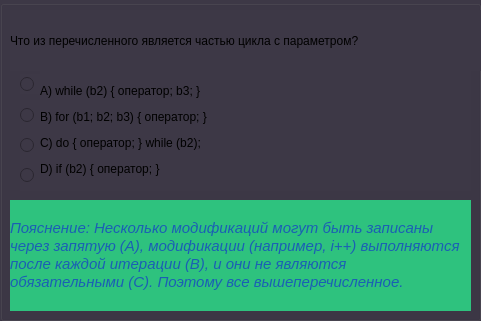
  <widget class="QGroupBox" name="group_first">
   <property name="geometry">
    <rect>
     <x>0</x>
     <y>50</y>
     <width>481</width>
     <height>321</height>
    </rect>
   </property>
   <property name="styleSheet">
    <string notr="true">background-color: rgb(61, 56, 70);</string>
   </property>
   <property name="title">
    <string/>
   </property>
   <widget class="QLabel" name="first_q">
    <property name="geometry">
     <rect>
      <x>10</x>
      <y>10</y>
      <width>461</width>
      <height>61</height>
     </rect>
    </property>
    <property name="text">
     <string>Что из перечисленного является частью цикла с параметром?</string>
    </property>
   </widget>
   <widget class="QLabel" name="third_q">
    <property name="geometry">
     <rect>
      <x>10</x>
      <y>10</y>
      <width>471</width>
      <height>61</height>
     </rect>
    </property>
    <property name="text">
     <string>&lt;html&gt;&lt;head/&gt;&lt;body&gt;&lt;p&gt;Какой оператор предпочтительнее использовать, когда число &lt;/p&gt;&lt;p&gt;итераций заранее неизвестно?&lt;/p&gt;&lt;/body&gt;&lt;/html&gt;</string>
    </property>
   </widget>
   <widget class="QLabel" name="fifth_q">
    <property name="geometry">
     <rect>
      <x>10</x>
      <y>10</y>
      <width>461</width>
      <height>61</height>
     </rect>
    </property>
    <property name="text">
     <string>&lt;html&gt;&lt;head/&gt;&lt;body&gt;&lt;p&gt;Какое из следующих выражений корректно описывает &lt;/p&gt;&lt;p&gt;модификации в цикле for?&lt;/p&gt;&lt;/body&gt;&lt;/html&gt;</string>
    </property>
   </widget>
   <widget class="QLabel" name="seven_q">
    <property name="geometry">
     <rect>
      <x>10</x>
      <y>10</y>
      <width>461</width>
      <height>61</height>
     </rect>
    </property>
    <property name="text">
     <string>&lt;html&gt;&lt;head/&gt;&lt;body&gt;&lt;p&gt;Какой оператор лучше всего подходит, если цикл должен быть &lt;/p&gt;&lt;p&gt;выполнен хотя бы один раз?&lt;/p&gt;&lt;/body&gt;&lt;/html&gt;</string>
    </property>
   </widget>
   <widget class="QLabel" name="ninth_q">
    <property name="geometry">
     <rect>
      <x>10</x>
      <y>10</y>
      <width>461</width>
      <height>61</height>
     </rect>
    </property>
    <property name="text">
     <string>&lt;html&gt;&lt;head/&gt;&lt;body&gt;&lt;p&gt;Какой из следующих вариантов является эквивалентом цикла &lt;/p&gt;&lt;p&gt;while для заданного for?&lt;/p&gt;&lt;/body&gt;&lt;/html&gt;</string>
    </property>
   </widget>
   <widget class="QLabel" name="first_ans">
    <property name="geometry">
     <rect>
      <x>40</x>
      <y>70</y>
      <width>431</width>
      <height>121</height>
     </rect>
    </property>
    <property name="text">
     <string>&lt;html&gt;&lt;head/&gt;&lt;body&gt;&lt;p&gt;A) Инициализация&lt;/p&gt;&lt;p&gt;B) Условие выполнения&lt;/p&gt;&lt;p&gt;C) Модификации&lt;/p&gt;&lt;p&gt;D) Все вышеперечисленное&lt;/p&gt;&lt;/body&gt;&lt;/html&gt;</string>
    </property>
   </widget>
   <widget class="QLabel" name="third_ans">
    <property name="geometry">
     <rect>
      <x>40</x>
      <y>70</y>
      <width>431</width>
      <height>121</height>
     </rect>
    </property>
    <property name="text">
     <string>&lt;html&gt;&lt;head/&gt;&lt;body&gt;&lt;p&gt;A) for&lt;/p&gt;&lt;p&gt;B) while&lt;/p&gt;&lt;p&gt;C) do while&lt;/p&gt;&lt;p&gt;D) foreach&lt;/p&gt;&lt;/body&gt;&lt;/html&gt;</string>
    </property>
   </widget>
   <widget class="QLabel" name="fifth_ans">
    <property name="geometry">
     <rect>
      <x>40</x>
      <y>70</y>
      <width>431</width>
      <height>121</height>
     </rect>
    </property>
    <property name="text">
     <string>&lt;html&gt;&lt;head/&gt;&lt;body&gt;&lt;p&gt;A) Они могут быть записаны через запятую.&lt;/p&gt;&lt;p&gt;B) Они выполняются после каждой итерации цикла.&lt;/p&gt;&lt;p&gt;C) Они не обязательны.&lt;/p&gt;&lt;p&gt;D) Все вышеперечисленное&lt;/p&gt;&lt;/body&gt;&lt;/html&gt;</string>
    </property>
   </widget>
   <widget class="QLabel" name="seven_ans">
    <property name="geometry">
     <rect>
      <x>40</x>
      <y>70</y>
      <width>361</width>
      <height>121</height>
     </rect>
    </property>
    <property name="text">
     <string>&lt;html&gt;&lt;head/&gt;&lt;body&gt;&lt;p&gt;A) for&lt;/p&gt;&lt;p&gt;B) while&lt;/p&gt;&lt;p&gt;C) do while&lt;/p&gt;&lt;p&gt;D) foreach&lt;/p&gt;&lt;/body&gt;&lt;/html&gt;</string>
    </property>
   </widget>
   <widget class="QLabel" name="ninth_ans">
    <property name="geometry">
     <rect>
      <x>40</x>
      <y>70</y>
      <width>411</width>
      <height>121</height>
     </rect>
    </property>
    <property name="text">
     <string>&lt;html&gt;&lt;head/&gt;&lt;body&gt;&lt;p&gt;A) while (b2) { оператор; b3; }&lt;/p&gt;&lt;p&gt;B) for (b1; b2; b3) { оператор; }&lt;/p&gt;&lt;p&gt;C) do { оператор; } while (b2);&lt;/p&gt;&lt;p&gt;D) if (b2) { оператор; }&lt;/p&gt;&lt;/body&gt;&lt;/html&gt;</string>
    </property>
   </widget>
   <widget class="QRadioButton" name="Answer_A">
    <property name="geometry">
     <rect>
      <x>20</x>
      <y>74</y>
      <width>20</width>
      <height>20</height>
     </rect>
    </property>
    <property name="styleSheet">
     <string notr="true">color: rgb(224, 27, 36);</string>
    </property>
    <property name="text">
     <string/>
    </property>
   </widget>
   <widget class="QRadioButton" name="Answer_B">
    <property name="geometry">
     <rect>
      <x>20</x>
      <y>100</y>
      <width>20</width>
      <height>31</height>
     </rect>
    </property>
    <property name="styleSheet">
     <string notr="true">color: rgb(224, 27, 36);</string>
    </property>
    <property name="text">
     <string/>
    </property>
   </widget>
   <widget class="QRadioButton" name="Answer_C">
    <property name="geometry">
     <rect>
      <x>20</x>
      <y>130</y>
      <width>20</width>
      <height>31</height>
     </rect>
    </property>
    <property name="styleSheet">
     <string notr="true">color: rgb(224, 27, 36);</string>
    </property>
    <property name="text">
     <string/>
    </property>
   </widget>
   <widget class="QRadioButton" name="Answer_D">
    <property name="geometry">
     <rect>
      <x>20</x>
      <y>160</y>
      <width>21</width>
      <height>31</height>
     </rect>
    </property>
    <property name="styleSheet">
     <string notr="true">color: rgb(224, 27, 36);</string>
    </property>
    <property name="text">
     <string/>
    </property>
   </widget>
   <widget class="QLabel" name="third_poyas">
    <property name="geometry">
     <rect>
      <x>10</x>
      <y>200</y>
      <width>461</width>
      <height>111</height>
     </rect>
    </property>
    <property name="styleSheet">
     <string notr="true">color: rgb(26, 95, 180);
background-color: rgb(46, 194, 126);</string>
    </property>
    <property name="text">
     <string>&lt;!DOCTYPE HTML PUBLIC &quot;-//W3C//DTD HTML 4.0//EN&quot; &quot;http://www.w3.org/TR/REC-html40/strict.dtd&quot;&gt;
&lt;html&gt;&lt;head&gt;&lt;meta name=&quot;qrichtext&quot; content=&quot;1&quot; /&gt;&lt;meta charset=&quot;utf-8&quot; /&gt;&lt;style type=&quot;text/css&quot;&gt;
p, li { white-space: pre-wrap; }
hr { height: 1px; border-width: 0; }
li.unchecked::marker { content: &quot;\2610&quot;; }
li.checked::marker { content: &quot;\2612&quot;; }
&lt;/style&gt;&lt;/head&gt;&lt;body style=&quot; font-family:'Cantarell'; font-size:11pt; font-weight:400; font-style:normal;&quot;&gt;
&lt;p style=&quot; margin-top:0px; margin-bottom:0px; margin-left:0px; margin-right:0px; -qt-block-indent:0; text-indent:0px;&quot;&gt;&lt;span style=&quot; font-style:italic;&quot;&gt;Пояснение: Оператор while лучше подходит для ситуаций, &lt;/span&gt;&lt;/p&gt;
&lt;p style=&quot; margin-top:0px; margin-bottom:0px; margin-left:0px; margin-right:0px; -qt-block-indent:0; text-indent:0px;&quot;&gt;&lt;span style=&quot; font-style:italic;&quot;&gt;когда количество итераций заранее неизвестно, &lt;/span&gt;&lt;/p&gt;
&lt;p style=&quot; margin-top:0px; margin-bottom:0px; margin-left:0px; margin-right:0px; -qt-block-indent:0; text-indent:0px;&quot;&gt;&lt;span style=&quot; font-style:italic;&quot;&gt;так как он продолжает выполнение до тех пор, пока &lt;/span&gt;&lt;/p&gt;
&lt;p style=&quot; margin-top:0px; margin-bottom:0px; margin-left:0px; margin-right:0px; -qt-block-indent:0; text-indent:0px;&quot;&gt;&lt;span style=&quot; font-style:italic;&quot;&gt;условие истинно. &lt;/span&gt;&lt;/p&gt;
&lt;p style=&quot; margin-top:0px; margin-bottom:0px; margin-left:0px; margin-right:0px; -qt-block-indent:0; text-indent:0px;&quot;&gt;&lt;span style=&quot; font-style:italic;&quot;&gt;for обычно используется, когда количество итераций известно.&lt;/span&gt;&lt;/p&gt;&lt;/body&gt;&lt;/html&gt;</string>
    </property>
   </widget>
   <widget class="QLabel" name="ninth_poyas">
    <property name="geometry">
     <rect>
      <x>10</x>
      <y>200</y>
      <width>461</width>
      <height>111</height>
     </rect>
    </property>
    <property name="styleSheet">
     <string notr="true">color: rgb(26, 95, 180);
background-color: rgb(46, 194, 126);</string>
    </property>
    <property name="text">
     <string>&lt;!DOCTYPE HTML PUBLIC &quot;-//W3C//DTD HTML 4.0//EN&quot; &quot;http://www.w3.org/TR/REC-html40/strict.dtd&quot;&gt;
&lt;html&gt;&lt;head&gt;&lt;meta name=&quot;qrichtext&quot; content=&quot;1&quot; /&gt;&lt;meta charset=&quot;utf-8&quot; /&gt;&lt;style type=&quot;text/css&quot;&gt;
p, li { white-space: pre-wrap; }
hr { height: 1px; border-width: 0; }
li.unchecked::marker { content: &quot;\2610&quot;; }
li.checked::marker { content: &quot;\2612&quot;; }
&lt;/style&gt;&lt;/head&gt;&lt;body style=&quot; font-family:'Cantarell'; font-size:11pt; font-weight:400; font-style:normal;&quot;&gt;
&lt;p style=&quot; margin-top:0px; margin-bottom:0px; margin-left:0px; margin-right:0px; -qt-block-indent:0; text-indent:0px;&quot;&gt;&lt;span style=&quot; font-style:italic;&quot;&gt;Пояснение: Вариант A является эквивалентом цикла for, так как &lt;/span&gt;&lt;/p&gt;
&lt;p style=&quot; margin-top:0px; margin-bottom:0px; margin-left:0px; margin-right:0px; -qt-block-indent:0; text-indent:0px;&quot;&gt;&lt;span style=&quot; font-style:italic;&quot;&gt;он выполняет оператор при истинном условии b2 &lt;/span&gt;&lt;/p&gt;
&lt;p style=&quot; margin-top:0px; margin-bottom:0px; margin-left:0px; margin-right:0px; -qt-block-indent:0; text-indent:0px;&quot;&gt;&lt;span style=&quot; font-style:italic;&quot;&gt;и затем выполняет b3. &lt;/span&gt;&lt;/p&gt;
&lt;p style=&quot; margin-top:0px; margin-bottom:0px; margin-left:0px; margin-right:0px; -qt-block-indent:0; text-indent:0px;&quot;&gt;&lt;span style=&quot; font-style:italic;&quot;&gt;Остальные варианты не соответствуют эквивалентному &lt;/span&gt;&lt;/p&gt;
&lt;p style=&quot; margin-top:0px; margin-bottom:0px; margin-left:0px; margin-right:0px; -qt-block-indent:0; text-indent:0px;&quot;&gt;&lt;span style=&quot; font-style:italic;&quot;&gt;поведению.&lt;/span&gt;&lt;/p&gt;&lt;/body&gt;&lt;/html&gt;</string>
    </property>
   </widget>
   <widget class="QLabel" name="seven_poyas">
    <property name="geometry">
     <rect>
      <x>10</x>
      <y>200</y>
      <width>461</width>
      <height>111</height>
     </rect>
    </property>
    <property name="styleSheet">
     <string notr="true">color: rgb(26, 95, 180);
background-color: rgb(46, 194, 126);</string>
    </property>
    <property name="text">
     <string>&lt;!DOCTYPE HTML PUBLIC &quot;-//W3C//DTD HTML 4.0//EN&quot; &quot;http://www.w3.org/TR/REC-html40/strict.dtd&quot;&gt;
&lt;html&gt;&lt;head&gt;&lt;meta name=&quot;qrichtext&quot; content=&quot;1&quot; /&gt;&lt;meta charset=&quot;utf-8&quot; /&gt;&lt;style type=&quot;text/css&quot;&gt;
p, li { white-space: pre-wrap; }
hr { height: 1px; border-width: 0; }
li.unchecked::marker { content: &quot;\2610&quot;; }
li.checked::marker { content: &quot;\2612&quot;; }
&lt;/style&gt;&lt;/head&gt;&lt;body style=&quot; font-family:'Cantarell'; font-size:11pt; font-weight:400; font-style:normal;&quot;&gt;
&lt;p style=&quot; margin-top:0px; margin-bottom:0px; margin-left:0px; margin-right:0px; -qt-block-indent:0; text-indent:0px;&quot;&gt;&lt;span style=&quot; font-style:italic;&quot;&gt;Пояснение: Оператор do while гарантирует выполнение тела &lt;/span&gt;&lt;/p&gt;
&lt;p style=&quot; margin-top:0px; margin-bottom:0px; margin-left:0px; margin-right:0px; -qt-block-indent:0; text-indent:0px;&quot;&gt;&lt;span style=&quot; font-style:italic;&quot;&gt;цикла хотя бы один раз, так как условие проверяется &lt;/span&gt;&lt;/p&gt;
&lt;p style=&quot; margin-top:0px; margin-bottom:0px; margin-left:0px; margin-right:0px; -qt-block-indent:0; text-indent:0px;&quot;&gt;&lt;span style=&quot; font-style:italic;&quot;&gt;после выполнения блока кода. &lt;/span&gt;&lt;/p&gt;
&lt;p style=&quot; margin-top:0px; margin-bottom:0px; margin-left:0px; margin-right:0px; -qt-block-indent:0; text-indent:0px;&quot;&gt;&lt;span style=&quot; font-style:italic;&quot;&gt;Остальные операторы могут не выполнить тело цикла ни разу.&lt;/span&gt;&lt;/p&gt;&lt;/body&gt;&lt;/html&gt;</string>
    </property>
   </widget>
   <widget class="QLabel" name="five_poyas">
    <property name="geometry">
     <rect>
      <x>10</x>
      <y>200</y>
      <width>461</width>
      <height>111</height>
     </rect>
    </property>
    <property name="styleSheet">
     <string notr="true">background-color: rgb(46, 194, 126);
color: rgb(26, 95, 180);</string>
    </property>
    <property name="text">
     <string>&lt;!DOCTYPE HTML PUBLIC &quot;-//W3C//DTD HTML 4.0//EN&quot; &quot;http://www.w3.org/TR/REC-html40/strict.dtd&quot;&gt;
&lt;html&gt;&lt;head&gt;&lt;meta name=&quot;qrichtext&quot; content=&quot;1&quot; /&gt;&lt;meta charset=&quot;utf-8&quot; /&gt;&lt;style type=&quot;text/css&quot;&gt;
p, li { white-space: pre-wrap; }
hr { height: 1px; border-width: 0; }
li.unchecked::marker { content: &quot;\2610&quot;; }
li.checked::marker { content: &quot;\2612&quot;; }
&lt;/style&gt;&lt;/head&gt;&lt;body style=&quot; font-family:'Cantarell'; font-size:11pt; font-weight:400; font-style:normal;&quot;&gt;
&lt;p style=&quot; margin-top:0px; margin-bottom:0px; margin-left:0px; margin-right:0px; -qt-block-indent:0; text-indent:0px;&quot;&gt;&lt;span style=&quot; font-style:italic;&quot;&gt;Пояснение: Несколько модификаций могут быть записаны &lt;/span&gt;&lt;/p&gt;
&lt;p style=&quot; margin-top:0px; margin-bottom:0px; margin-left:0px; margin-right:0px; -qt-block-indent:0; text-indent:0px;&quot;&gt;&lt;span style=&quot; font-style:italic;&quot;&gt;через запятую (A), модификации (например, i++) выполняются &lt;/span&gt;&lt;/p&gt;
&lt;p style=&quot; margin-top:0px; margin-bottom:0px; margin-left:0px; margin-right:0px; -qt-block-indent:0; text-indent:0px;&quot;&gt;&lt;span style=&quot; font-style:italic;&quot;&gt;после каждой итерации (B), и они не являются &lt;/span&gt;&lt;/p&gt;
&lt;p style=&quot; margin-top:0px; margin-bottom:0px; margin-left:0px; margin-right:0px; -qt-block-indent:0; text-indent:0px;&quot;&gt;&lt;span style=&quot; font-style:italic;&quot;&gt;обязательными (C). Поэтому все вышеперечисленное.&lt;/span&gt;&lt;/p&gt;&lt;/body&gt;&lt;/html&gt;</string>
    </property>
   </widget>
   <widget class="QLabel" name="first_poyas">
    <property name="geometry">
     <rect>
      <x>10</x>
      <y>200</y>
      <width>461</width>
      <height>111</height>
     </rect>
    </property>
    <property name="styleSheet">
     <string notr="true">color: rgb(26, 95, 180);
background-color: rgb(46, 194, 126);</string>
    </property>
    <property name="text">
     <string>&lt;!DOCTYPE HTML PUBLIC &quot;-//W3C//DTD HTML 4.0//EN&quot; &quot;http://www.w3.org/TR/REC-html40/strict.dtd&quot;&gt;
&lt;html&gt;&lt;head&gt;&lt;meta name=&quot;qrichtext&quot; content=&quot;1&quot; /&gt;&lt;meta charset=&quot;utf-8&quot; /&gt;&lt;style type=&quot;text/css&quot;&gt;
p, li { white-space: pre-wrap; }
hr { height: 1px; border-width: 0; }
li.unchecked::marker { content: &quot;\2610&quot;; }
li.checked::marker { content: &quot;\2612&quot;; }
&lt;/style&gt;&lt;/head&gt;&lt;body style=&quot; font-family:'Cantarell'; font-size:11pt; font-weight:400; font-style:normal;&quot;&gt;
&lt;p style=&quot; margin-top:0px; margin-bottom:0px; margin-left:0px; margin-right:0px; -qt-block-indent:0; text-indent:0px;&quot;&gt;&lt;span style=&quot; font-style:italic;&quot;&gt;Пояснение: Цикл for состоит из трех основных частей: &lt;/span&gt;&lt;/p&gt;
&lt;p style=&quot; margin-top:0px; margin-bottom:0px; margin-left:0px; margin-right:0px; -qt-block-indent:0; text-indent:0px;&quot;&gt;&lt;span style=&quot; font-style:italic;&quot;&gt;инициализация (A), условие выполнения (B) и модификации (C). &lt;/span&gt;&lt;/p&gt;
&lt;p style=&quot; margin-top:0px; margin-bottom:0px; margin-left:0px; margin-right:0px; -qt-block-indent:0; text-indent:0px;&quot;&gt;&lt;span style=&quot; font-style:italic;&quot;&gt;Все эти элементы необходимы для корректной работы цикла.&lt;/span&gt;&lt;/p&gt;&lt;/body&gt;&lt;/html&gt;</string>
    </property>
   </widget>
   <zorder>Answer_A</zorder>
   <zorder>Answer_B</zorder>
   <zorder>Answer_C</zorder>
   <zorder>Answer_D</zorder>
   <zorder>third_q</zorder>
   <zorder>third_ans</zorder>
   <zorder>first_ans</zorder>
   <zorder>fifth_ans</zorder>
   <zorder>seven_ans</zorder>
   <zorder>ninth_ans</zorder>
   <zorder>ninth_q</zorder>
   <zorder>seven_q</zorder>
   <zorder>fifth_q</zorder>
   <zorder>first_q</zorder>
   <zorder>first_poyas</zorder>
   <zorder>seven_poyas</zorder>
   <zorder>ninth_poyas</zorder>
   <zorder>third_poyas</zorder>
   <zorder>five_poyas</zorder>
  </widget>
